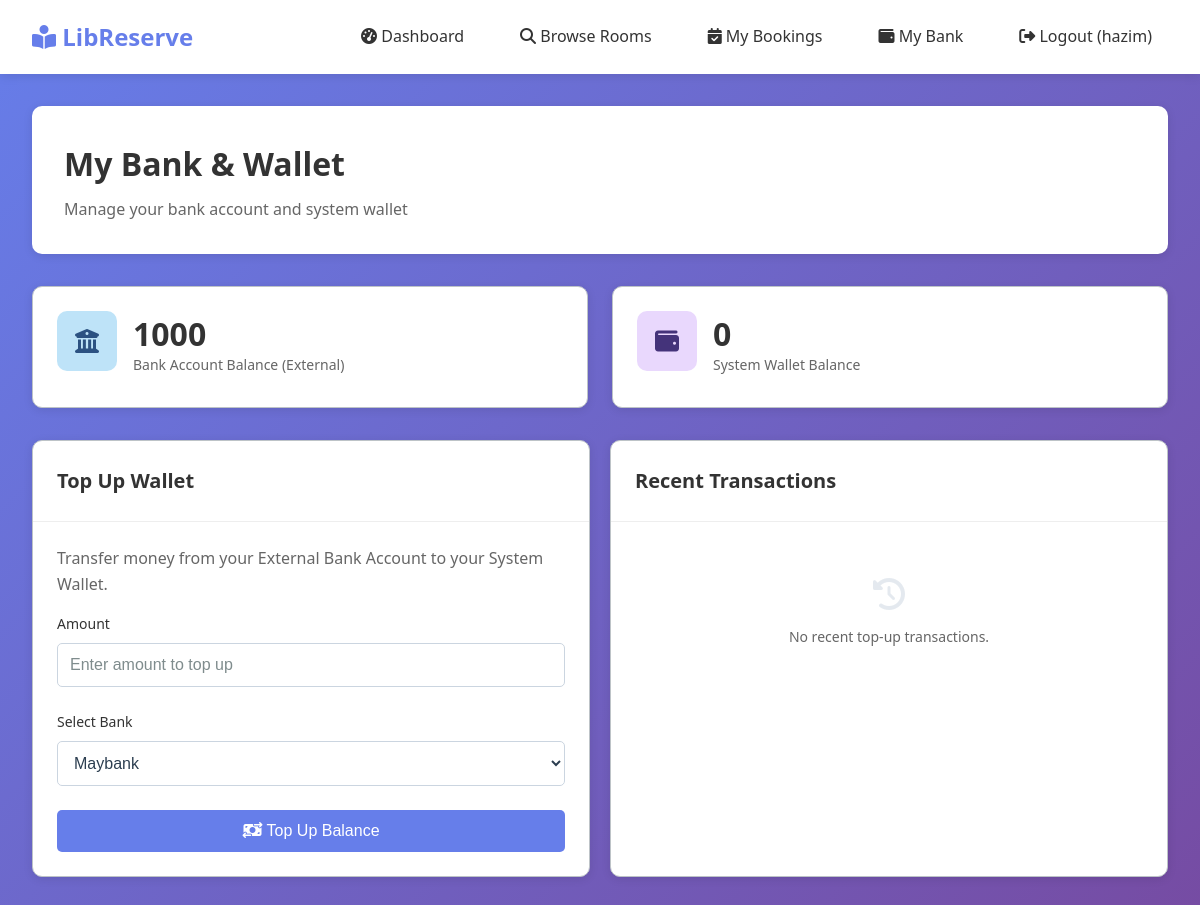
The app's page /patron/bank (signed in), older data.
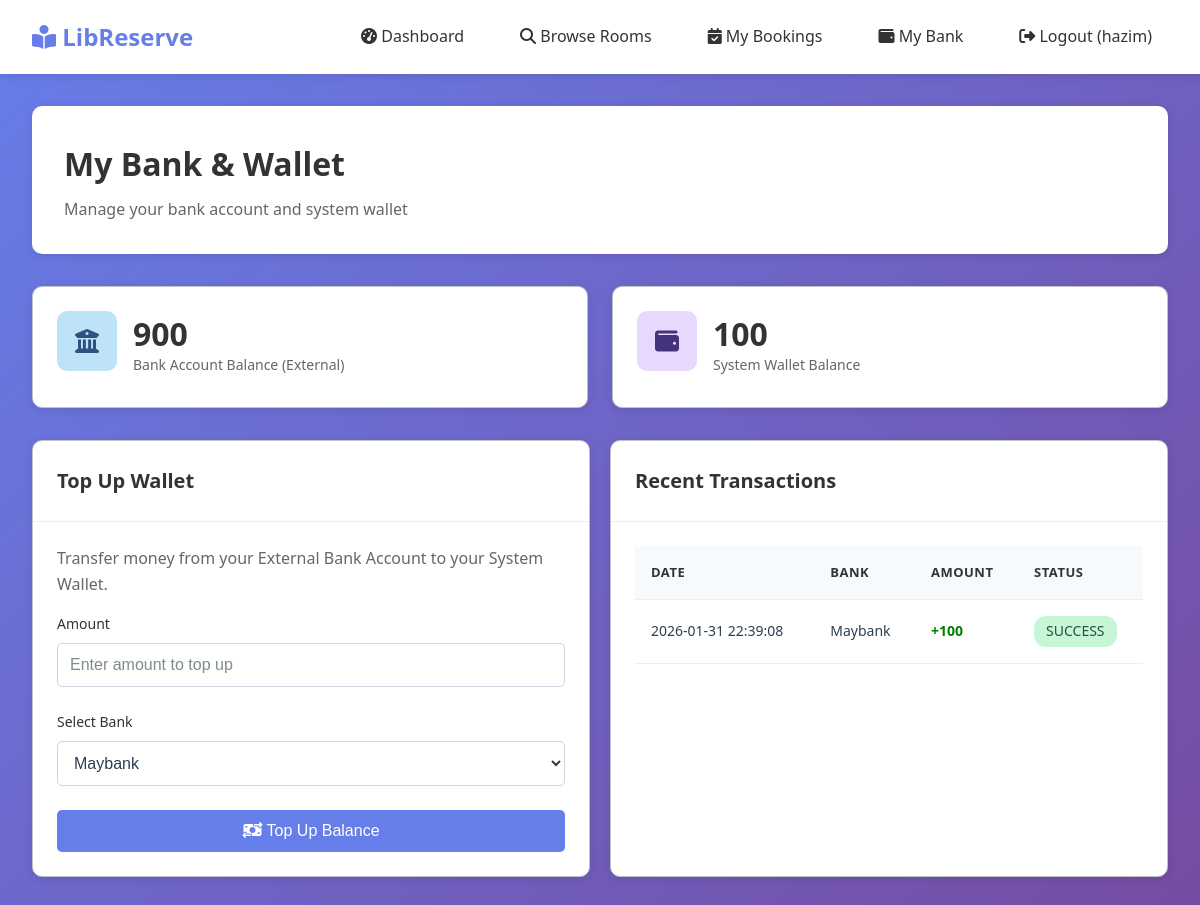
The same page, newer data.
### tables this page shows
CREATE TABLE user_bank_acc(
        user_id INTEGER UNIQUE,
        bank_balance INTEGER DEFAULT 1000
    );

CREATE TABLE transactions(
        id INTEGER PRIMARY KEY AUTOINCREMENT,
        user_id INTEGER,
        bank_name TEXT,
        amount INTEGER,
        date TEXT,
        status TEXT
    );

### app.py (the view)
@app.route('/patron/bank')
def patron_bank():
    if 'user_id' not in session:
        return redirect(url_for('login'))
    conn = connect_db()
    cur = conn.cursor()
    cur.execute("SELECT balance FROM bank WHERE user_id=?", (session['user_id'],))
    sys_bal = cur.fetchone()
    system_balance = sys_bal['balance'] if sys_bal else 0
    cur.execute("SELECT bank_balance FROM user_bank_acc WHERE user_id=?", (session['user_id'],))
    bank_bal = cur.fetchone()
    bank_balance = bank_bal['bank_balance'] if bank_bal else 0
    cur.execute("SELECT * FROM transactions WHERE user_id=? ORDER BY date DESC LIMIT 10", (session['user_id'],))
    transactions = cur.fetchall()
    conn.close()
    return render_template('patron/bank.html',
                         system_balance=system_balance,
                         bank_balance=bank_balance,
                         transactions=transactions)

### app.py (called while the page is built)
def connect_db():
    conn = sqlite3.connect(DB)
    conn.row_factory = sqlite3.Row
    return conn

### templates/patron/bank.html (shortened to what this page needs)
{% extends 'base.html' %}
{% block content %}
<div class="page-header">
    <h1 class="page-title">My Bank & Wallet</h1>
    <p class="page-subtitle">Manage your bank account and system wallet</p>
</div>
<div class="stats-grid">
    <div class="stat-card">
        <div class="stat-icon blue">
            <i class="fas fa-university"></i>
        </div>
        <div>
            <div class="stat-value">{{ bank_balance }}</div>
            <div class="stat-label">Bank Account Balance (External)</div>
        </div>
    </div>
    <div class="stat-card">
        <div class="stat-icon purple">
            <i class="fas fa-wallet"></i>
        </div>
        <div>
            <div class="stat-value">{{ system_balance }}</div>
            <div class="stat-label">System Wallet Balance</div>
        </div>
    </div>
</div>
<div class="form-row">
    <div class="card">
        <div class="card-header">
            <h3 class="card-title">Top Up Wallet</h3>
        </div>
        <div class="card-body">
            <form action="{{ url_for('patron_bank_topup') }}" method="POST">
                <p style="margin-bottom: 15px; color: #666;">
                    Transfer money from your External Bank Account to your System Wallet.
                </p>
                <div class="form-group">
                    <label class="form-label" for="amount">Amount</label>
                    <input type="number" id="amount" name="amount" class="form-control"
                        placeholder="Enter amount to top up" min="1" required>
                </div>
                <div class="form-group">
                    <label class="form-label" for="bank_choice">Select Bank</label>
                    <select id="bank_choice" name="bank_choice" class="form-control" required>
                        <option value="Maybank">Maybank</option>
                    </select>
                </div>
                <button type="submit" class="btn btn-primary" style="width: 100%;">
                    <i class="fas fa-money-bill-transfer"></i> Top Up Balance
                </button>
            </form>
        </div>
    </div>
    <div class="card">
        <div class="card-header">
            <h3 class="card-title">Recent Transactions</h3>
        </div>
        <div class="card-body">
            {% if transactions %}
            <div class="table-container">
                <table>
                    <thead>
                        <tr>
                            <th>Date</th>
                            <th>Bank</th>
                            <th>Amount</th>
                            <th>Status</th>
                        </tr>
                    </thead>
                    <tbody>
                        {% for txn in transactions %}
                        <tr>
                            <td>{{ txn.date }}</td>
                            <td>{{ txn.bank_name }}</td>
                            <td style="color: green; font-weight: bold;">+{{ txn.amount }}</td>
                            <td>
                                <span class="badge badge-success">{{ txn.status }}</span>
                            </td>
                        </tr>
                        {% endfor %}
                    </tbody>
                </table>
            </div>
            {% else %}
            <div class="empty-state" style="padding: 2rem;">
                <i class="fas fa-history" style="font-size: 2rem;"></i>
                <p>No recent top-up transactions.</p>
            </div>
            {% endif %}
        </div>
    </div>
</div>
{% endblock %}

### templates/base.html (shortened to what this page needs)
<!DOCTYPE html>
<html lang="en">
<head>
    <link rel="stylesheet" href="{{ url_for('static', filename='css/style.css') }}">
    <link rel="stylesheet" href="https://cdnjs.cloudflare.com/ajax/libs/font-awesome/6.4.0/css/all.min.css">
</head>
<body>
    <nav class="navbar">
        <a href="{% if session.role in ['admin', 'librarian'] %}{{ url_for('admin_dashboard') }}{% else %}{{ url_for('patron_dashboard') }}{% endif %}"
            class="navbar-brand">
            <i class="fas fa-book-reader"></i> LibReserve
        </a>
        <div class="navbar-menu">
            {% if session.user_id %}
            {% if session.role in ['admin', 'librarian'] %}
            <a href="{{ url_for('admin_dashboard') }}"><i class="fas fa-tachometer-alt"></i> Dashboard</a>
            <a href="{{ url_for('admin_rooms') }}"><i class="fas fa-door-open"></i> Rooms</a>
            <a href="{{ url_for('admin_bookings') }}"><i class="fas fa-calendar-alt"></i> Bookings</a>
            <a href="{{ url_for('admin_payments') }}"><i class="fas fa-money-bill-wave"></i> Payments</a>
            {% else %}
            <a href="{{ url_for('patron_dashboard') }}"><i class="fas fa-tachometer-alt"></i> Dashboard</a>
            <a href="{{ url_for('patron_rooms') }}"><i class="fas fa-search"></i> Browse Rooms</a>
            <a href="{{ url_for('patron_my_bookings') }}"><i class="fas fa-calendar-check"></i> My Bookings</a>
            <a href="{{ url_for('patron_bank') }}"><i class="fas fa-wallet"></i> My Bank</a>
            {% endif %}
            <a href="{{ url_for('logout') }}"><i class="fas fa-sign-out-alt"></i> Logout ({{ session.username }})</a>
            {% else %}
            <a href="{{ url_for('login') }}"><i class="fas fa-sign-in-alt"></i> Login</a>
            <a href="{{ url_for('register') }}"><i class="fas fa-user-plus"></i> Register</a>
            {% endif %}
        </div>
    </nav>
    <div class="container">
        {% block content %}{% endblock %}
    </div>
</body>
</html>

### static/css/style.css (style rules this page uses)
* { margin: 0; padding: 0; box-sizing: border-box; }
:root { --navy: #2C3E50; --navy-dark: #1a252f; --navy-light: #34495E; --light-grey: #ECF0F1; --grey: #BDC3C7; --dark-grey: #7F8C8D; --success-green: #27AE60; --success-dark: #1E8449; --error-red: #E74C3C; --warning-orange: #F39C12; --white: #FFFFFF; }
body { font-family: 'Segoe UI', 'Roboto', 'Helvetica Neue', Arial, sans-serif; background-color: var(--light-grey); color: var(--navy); line-height: 1.6; }
.page-header { margin-bottom: 24px; }
.page-title { font-size: 24px; font-weight: 600; color: var(--navy); margin-bottom: 4px; }
.page-subtitle { font-size: 14px; color: var(--dark-grey); }
.card { background-color: var(--white); border: 1px solid var(--grey); border-radius: 4px; margin-bottom: 20px; }
.card-header { padding: 16px 20px; border-bottom: 1px solid var(--grey); display: flex; justify-content: space-between; align-items: center; }
.card-title { font-size: 16px; font-weight: 600; color: var(--navy); }
.card-body { padding: 20px; }
.stats-grid { display: grid; grid-template-columns: repeat(auto-fit, minmax(200px, 1fr)); gap: 20px; margin-bottom: 24px; }
.stat-card { background-color: var(--white); border: 1px solid var(--grey); border-radius: 4px; padding: 20px; }
.stat-icon { width: 48px; height: 48px; border-radius: 4px; display: flex; align-items: center; justify-content: center; font-size: 20px; margin-bottom: 12px; }
.stat-icon.blue { background-color: var(--navy); color: var(--white); }
.stat-value { font-size: 28px; font-weight: 700; color: var(--navy); line-height: 1; margin-bottom: 4px; }
.stat-label { font-size: 14px; color: var(--dark-grey); }
.table-container { overflow-x: auto; }
table { width: 100%; border-collapse: collapse; }
th, td { padding: 12px 16px; text-align: left; border-bottom: 1px solid var(--grey); }
th { background-color: var(--light-grey); font-weight: 600; font-size: 13px; text-transform: uppercase; letter-spacing: 0.5px; color: var(--navy); }
td { font-size: 14px; }
.btn { display: inline-flex; align-items: center; gap: 8px; padding: 10px 16px; font-size: 14px; font-weight: 500; text-decoration: none; border: 1px solid transparent; border-radius: 4px; cursor: pointer; transition: all 0.2s ease; }
.btn-primary { background-color: var(--navy); color: var(--white); border-color: var(--navy); }
.form-group { margin-bottom: 20px; }
.form-label { display: block; font-size: 14px; font-weight: 500; color: var(--navy); margin-bottom: 6px; }
.form-control { width: 100%; padding: 10px 12px; font-size: 14px; border: 1px solid var(--grey); border-radius: 4px; background-color: var(--white); color: var(--navy); transition: border-color 0.2s ease; }
.form-control::placeholder { color: var(--dark-grey); }
select.form-control { cursor: pointer; }
.form-row { display: grid; grid-template-columns: 1fr 1fr; gap: 20px; }
.badge { display: inline-block; padding: 4px 10px; font-size: 12px; font-weight: 500; border-radius: 4px; }
.badge-success { background-color: #d4edda; color: #155724; }

Row changes from the older to the newer data that the page shows:
changed user_bank_acc: bank_balance "1000" → "900"
added transactions: date "2026-01-31 22:39:08", bank_name "Maybank", amount "100", status "SUCCESS"
Text that changed along with them:
{{ system_balance }}: "0" → "100"
text no longer shown: "No recent top-up transactions."
text now shown: "DATE BANK AMOUNT STATUS"
